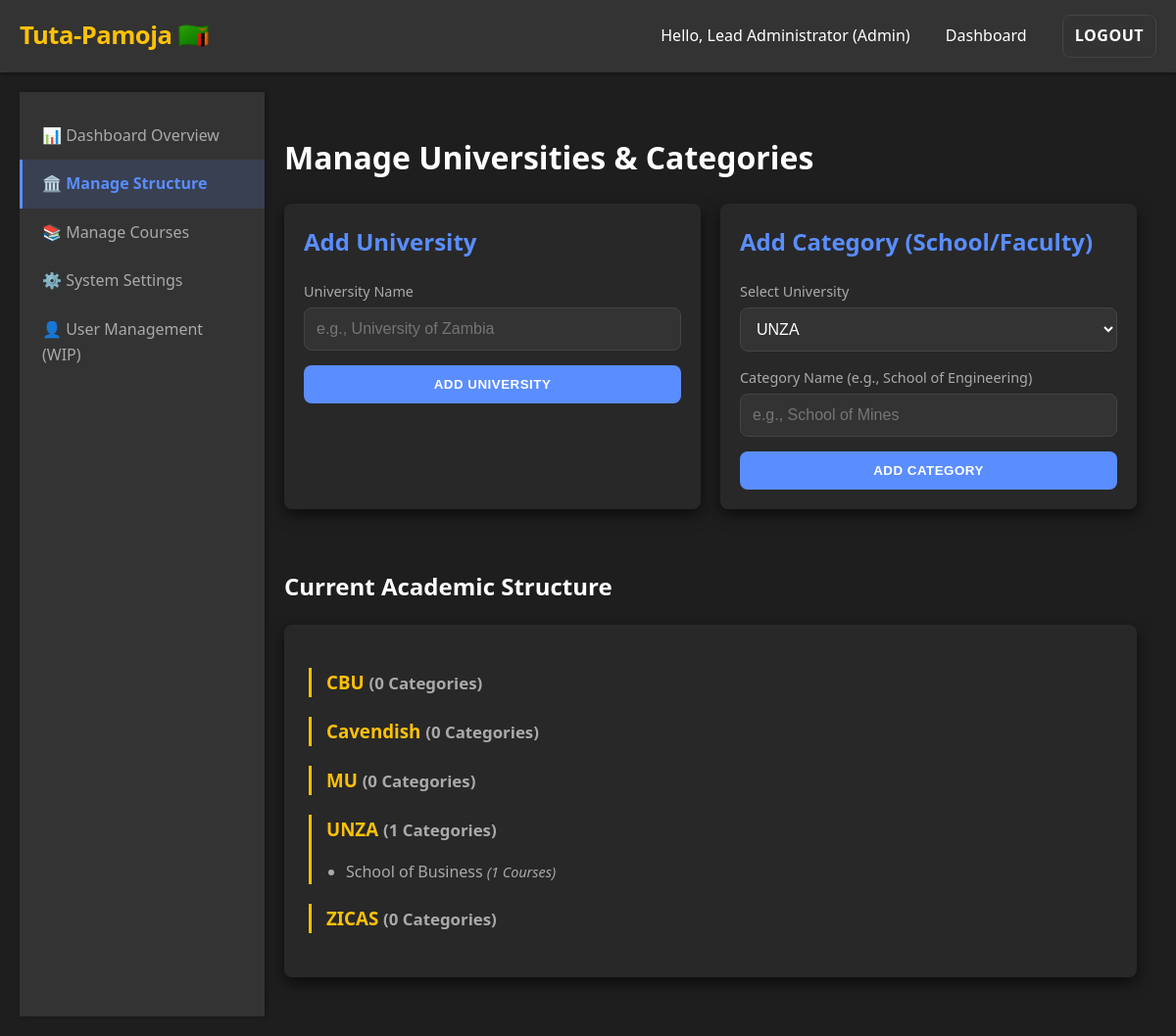
/admin/structure (signed in), run on an earlier commit of the app's database.
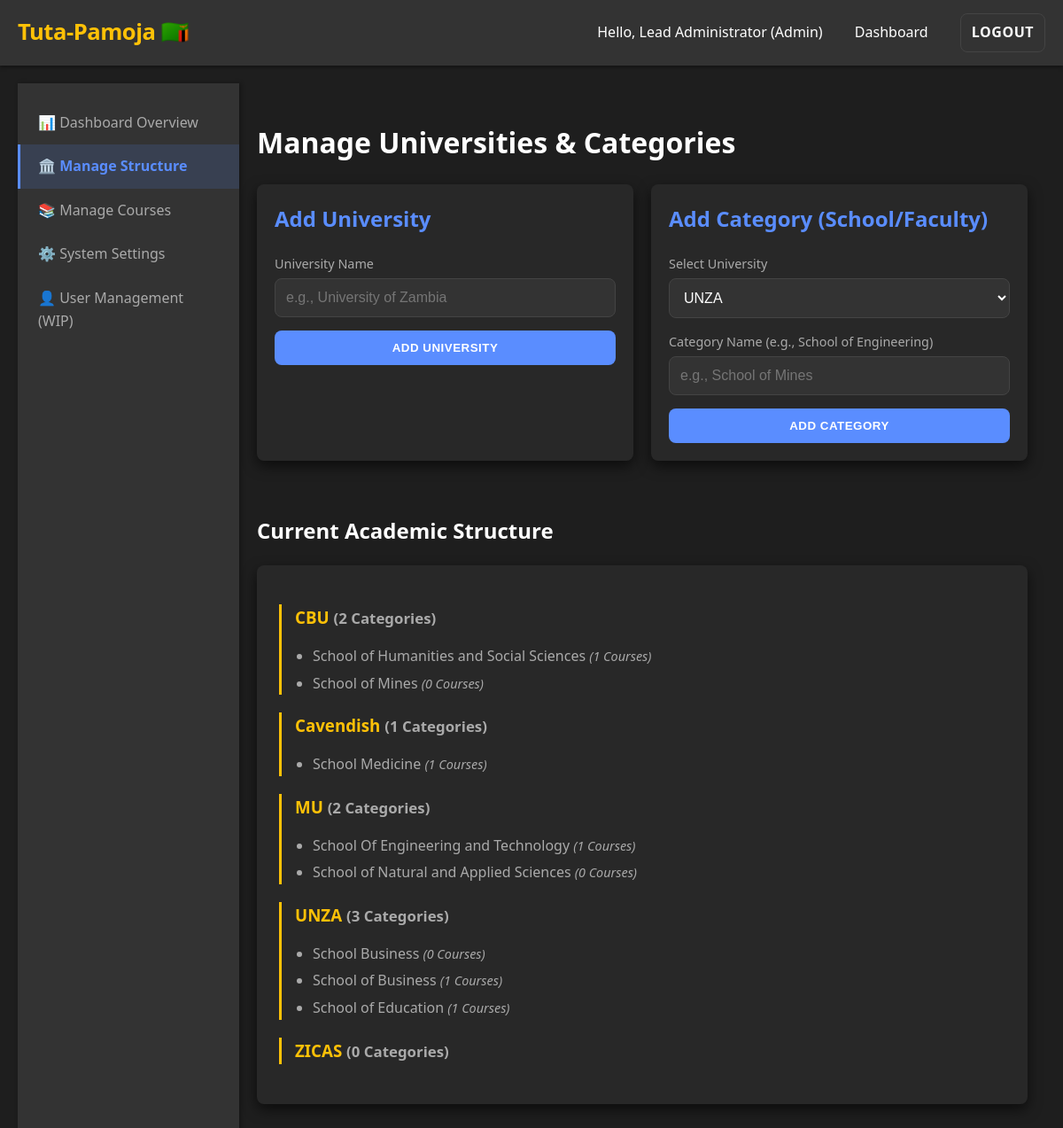
And on a later commit of the database.
### models.py (models this page shows)
class University(db.Model, UserMixin):
    __tablename__ = 'Universities'
    id = db.Column(db.Integer, primary_key=True)
    name = db.Column(db.String(80), unique=True, nullable=False)
    categories = db.relationship('Category', backref='university', lazy=True)

class Category(db.Model):
    __tablename__ = 'Categories'
    id = db.Column(db.Integer, primary_key=True)
    university_id = db.Column(db.Integer, db.ForeignKey('Universities.id'), nullable=False)
    name = db.Column(db.String(80), nullable=False)
    courses = db.relationship('Course', backref='category', lazy=True)
    __table_args__ = (db.UniqueConstraint('university_id', 'name'),) # Ensure unique category names per university

### admin_routes.py (the view)
    @login_required
    def decorated_function(*args, **kwargs):
        if current_user.role != ROLES['Admin']:
            flash('Access denied. You must be logged in as an Administrator.', 'danger')
            return redirect(url_for('main.index'))
        return f(*args, **kwargs)

### forms.py
class UniversityForm(FlaskForm):
    name = StringField('University Name', validators=[DataRequired(), Length(max=100)])
    submit_uni = SubmitField('Add University')

class CategoryForm(FlaskForm):
    university_id = SelectField('Select University', coerce=int, validators=[DataRequired()], choices=[(0, '--- Select University ---')])
    name = StringField('Category Name (e.g., School of Engineering)', validators=[DataRequired(), Length(max=100)])
    submit_cat = SubmitField('Add Category')

### admin_routes.py (called while the page is built)
def admin_required(f):
    @login_required
    def decorated_function(*args, **kwargs):
        if current_user.role != ROLES['Admin']:
            flash('Access denied. You must be logged in as an Administrator.', 'danger')
            return redirect(url_for('main.index'))
        return f(*args, **kwargs)
    decorated_function.__name__ = f.__name__
    return decorated_function

### templates/admin_structure.html (shortened to what this page needs)
{% extends "base.html" %}
{% block content %}
    <div class="dashboard-layout">
        <div class="sidebar">
            <div class="sidebar-nav">
                <a href="{{ url_for('admin.dashboard') }}">📊 Dashboard Overview</a>
                <a href="{{ url_for('admin.manage_structure') }}" class="active">🏛️ Manage Structure</a>
                <a href="{{ url_for('admin.manage_courses') }}">📚 Manage Courses</a>
                <a href="{{ url_for('admin.manage_settings') }}">⚙️ System Settings</a>
                <a href="#">👤 User Management (WIP)</a>
            </div>
        </div>
        <div class="main-content">
            <h1>Manage Universities & Categories</h1>
            <div class="flex-columns" style="margin-bottom: 40px;">
                <div class="card">
                    <h2 style="color: var(--color-primary); margin-top: 0;">Add University</h2>
                    <form method="POST" action="">
                        <div style="margin-bottom: 15px;">
                            {{ uni_form.name.label }}
                            {{ uni_form.name(placeholder='e.g., University of Zambia') }}
                        </div>
                        <div>
                            {{ uni_form.submit_uni(class_='btn btn-primary', style='width: 100%;') }}
                        </div>
                    </form>
                </div>
                <div class="card">
                    <h2 style="color: var(--color-primary); margin-top: 0;">Add Category (School/Faculty)</h2>
                    <form method="POST" action="">
                        <div style="margin-bottom: 15px;">
                            {{ cat_form.university_id.label }}
                            {{ cat_form.university_id() }}
                        </div>
                        <div style="margin-bottom: 15px;">
                            {{ cat_form.name.label }}
                            {{ cat_form.name(placeholder='e.g., School of Mines') }}
                        </div>
                        <div>
                            {{ cat_form.submit_cat(class_='btn btn-primary', style='width: 100%;') }}
                        </div>
                    </form>
                </div>
            </div>
            <h2>Current Academic Structure</h2>
            <div class="card" style="padding: 25px;">
                {% for uni in universities %}
                    <div style="margin-bottom: 20px; border-left: 3px solid var(--color-accent); padding-left: 15px;">
                        <h3 style="color: var(--color-accent); margin-bottom: 5px;">{{ uni.name }} <span style="font-size: 0.9em; color: var(--color-text-secondary);">({{ uni.categories|length }} Categories)</span></h3>
                        <ul style="list-style-type: disc; padding-left: 20px; color: var(--color-text-secondary);">
                        {% for cat in uni.categories %}
                            <li style="margin-bottom: 5px;">
                                {{ cat.name }}
                                <span style="font-style: italic; font-size: 0.9em;"> ({{ cat.courses|length }} Courses)</span>
                            </li>
                        {% endfor %}
                        </ul>
                    </div>
                {% endfor %}
            </div>
        </div>
    </div>
{% endblock %}

What changed in the data, as far as the page shows it:
computed for University "CBU": categories|length "0" → "2"
added Category: name "School of Humanities and Social Sciences", courses|length "1", shown under University "CBU"
added Category: name "School of Mines", courses|length "0", shown under University "CBU"
computed for University "Cavendish": categories|length "0" → "1"
added Category: name "School Medicine", courses|length "1", shown under University "Cavendish"
computed for University "MU": categories|length "0" → "2"
added Category: name "School Of Engineering and Technology", courses|length "1", shown under University "MU"
added Category: name "School of Natural and Applied Sciences", courses|length "0", shown under University "MU"
computed for University "UNZA": categories|length "1" → "3"
added Category: name "School Business", courses|length "0", shown under University "UNZA"
added Category: name "School of Education", courses|length "1", shown under University "UNZA"
